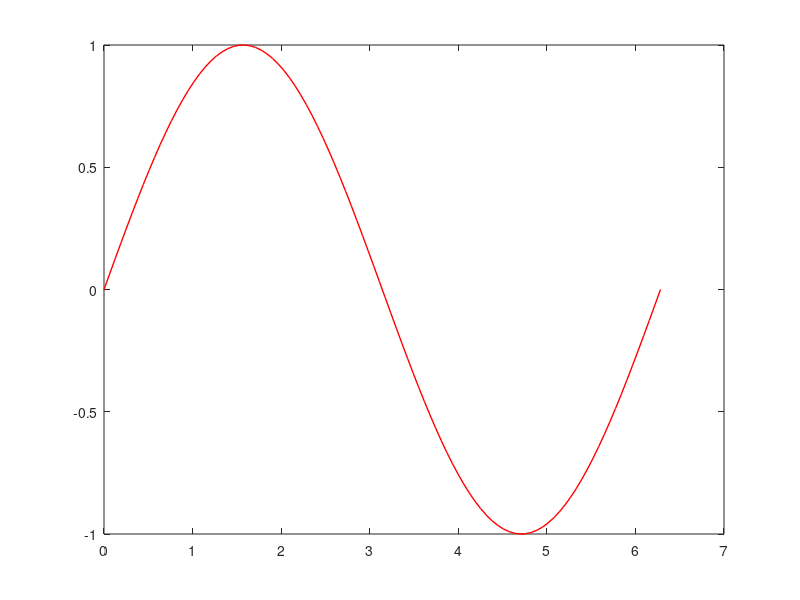

The MATLAB script that drew this image: (Note: this script raises an error after producing the figure.)
close all;
clearvars
%%
x = linspace(0,2*pi,100);
y = sin(x);
psi = pi/2 + pi/6*(2*rand(1,100)-1);

figure
t1 = plot(x,y,'r','LineWidth',1);
s1 = shipmk(x,y);
hold on
t2 = plot(x,y-1,'b','LineWidth',1);
s2 = shipmk(x,y-1,psi,[],10,'c');
xlabel('x')
ylabel('y')
lg = legend([t1,t2,s1,s2], ...
    {'Trajectory 1','Trajectory 2','Ship 1','Ship 2'});

saveas(gcf, 'example_plot.png', 'png');
